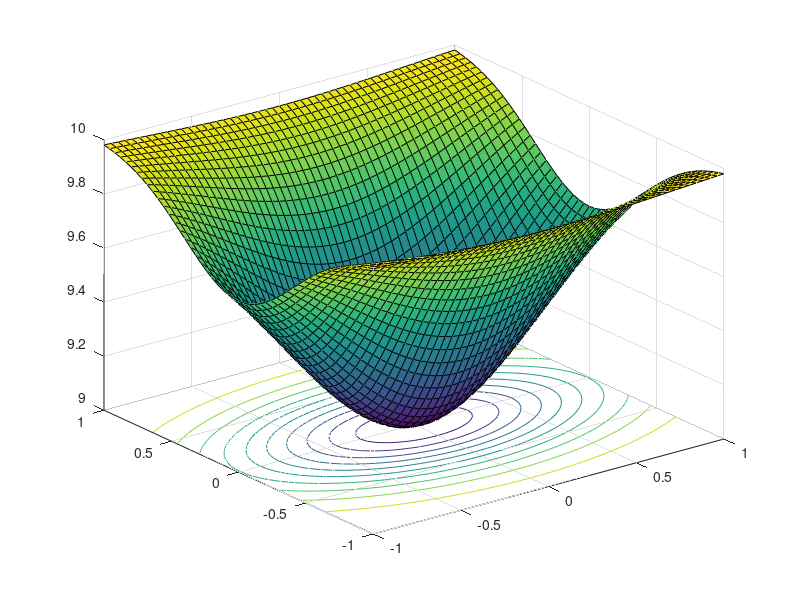
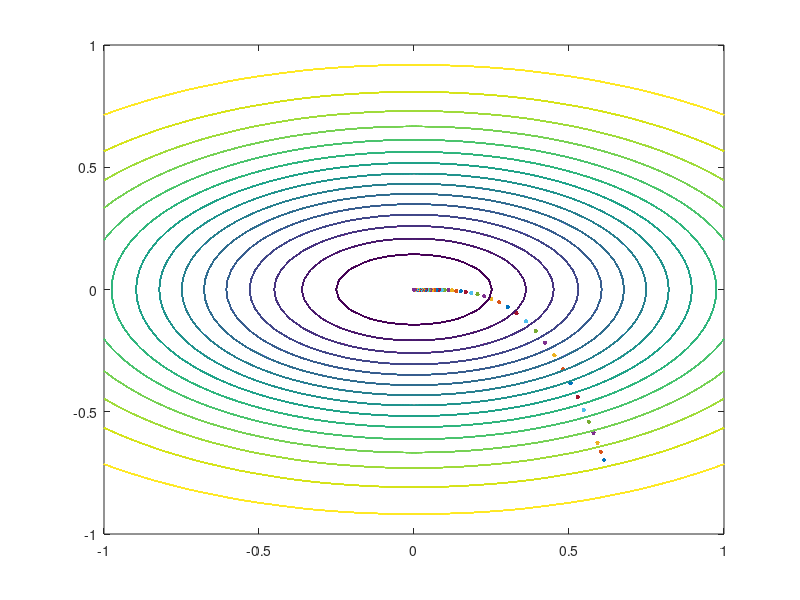

Recreate these plots in MATLAB, in order. (Note: a time limit stopped this script after it produced the figures.)
clear all

funstr='10-(exp(-1*(x^2+3*y^2)))';

f=vectorize(inline(funstr));

range=[-1 1 -1 1];

% Draw the function

Ndiv=50;

dx=(range(2)-range(1))/Ndiv; dy=(range(4)-range(3))/Ndiv;

[x,y] =meshgrid(range(1):dx:range(2),range(3):dy:range(4));

z=(f(x,y));

figure(1); surfc(x,y,z);

% Define the number of iterations

k=0;

niter=200;

% Gradient step size h definition

hstep = 0.001;

% Step size of the Gradient descent method

alfa=0.05;

%Initial point selection

xrange=range(2)-range(1);

yrange=range(4)-range(3);

x1=rand*xrange+range(1);

x2=rand*yrange+range(3);
% Optimization process

while (k<niter)

% Function evaluation

zn=f(x1,x2);

% Computation of gradients gx1 y gx2

vx1=x1+hstep;

vx2=x2+hstep;

gx1=(f(vx1,x2)-zn)/hstep;

gx2=(f(x1,vx2)-zn)/hstep;

% Draw the current position

figure(2)

contour(x,y,z,15); hold on;

plot(x1,x2,'.','markersize',10,'markerfacecolor','g');

hold on;

% Computation of the new solution

x1=x1-alfa*gx1;

x2=x2-alfa*gx2;

k=k+1;

end
